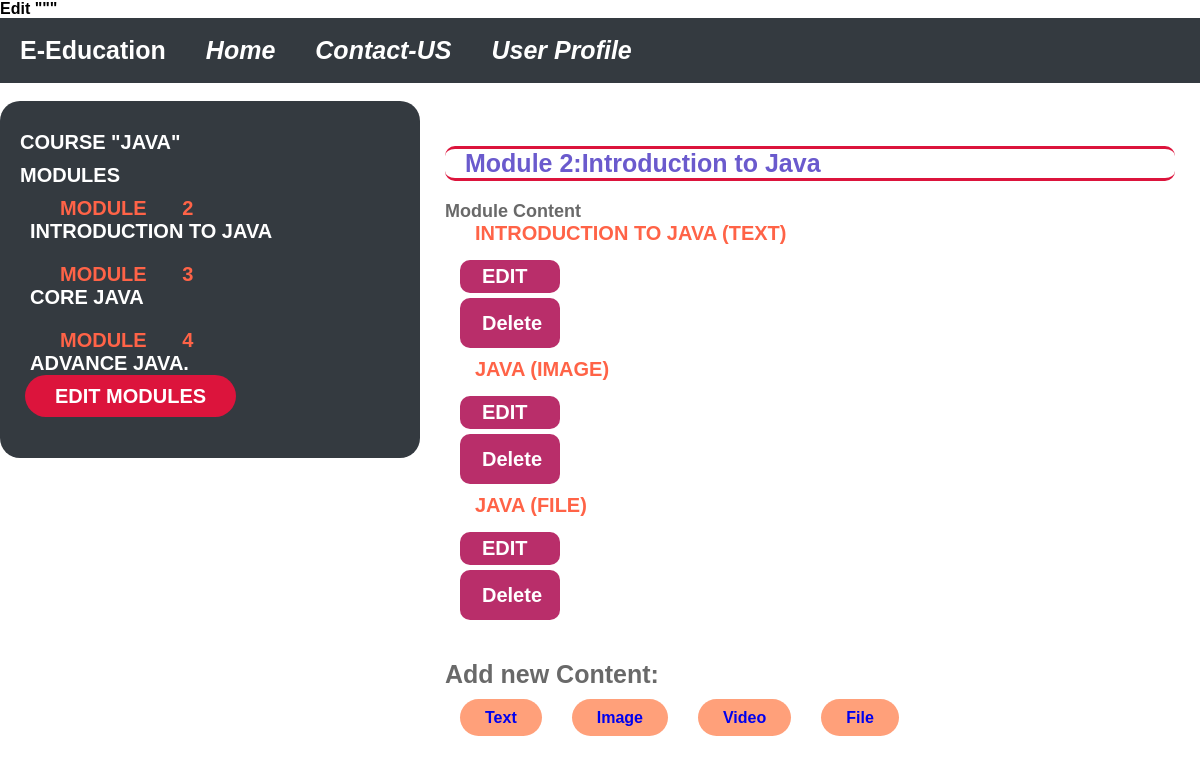
The page /course/module/15/ (signed in) on the database its author committed.
### courses/models.py (models this page shows, shortened)
class Course(models.Model):
	owner 		=	models.ForeignKey(User,related_name='courses_created',on_delete=models.CASCADE)
	subject 	=	models.ForeignKey(Subject,related_name='courses',on_delete=models.CASCADE)
	title		=	models.CharField(max_length=200)
	slug 		=	models.SlugField(max_length=200,unique=True)
	overview	= 	models.TextField()
	created 	=	models.DateTimeField(auto_now_add=True)
	students 	=	models.ManyToManyField(User,related_name='courses_joined',blank=True)
	class Meta:
		ordering 	=	['-created']

class Module(models.Model):
	course 		=	models.ForeignKey(Course,related_name='modules',on_delete=models.CASCADE)
	title 		=	models.CharField(max_length=200)
	description = 	models.TextField(blank=True)
	order 		=	OrderField(blank=True,for_fields=['course'])
	class Meta:
		ordering = 	['order']

class Content(models.Model):
	module 		 	=	models.ForeignKey(Module,related_name='contents',on_delete=models.CASCADE)
	content_type	=	models.ForeignKey(ContentType,on_delete=models.CASCADE,limit_choices_to={'model__in':('text','video','image','file')})
	object_id 		=	models.PositiveIntegerField()
	item 			=	GenericForeignKey('content_type','object_id')
	order 			=	OrderField(blank=True,for_fields=['module'])
	class Meta:
		ordering = 	['order']

class ItemBase(models.Model):
	owner 			=	models.ForeignKey(User,related_name='%(class)s_related',on_delete=models.CASCADE)
	title 			=	models.CharField(max_length=250)
	created 		=	models.DateTimeField(auto_now_add=True)
	updated 		=	models.DateTimeField(auto_now=True)
	class Meta:
		abstract 	=	True
	def __str__(self):
		return self.title

class Text(ItemBase):
	content 		=	models.TextField()

class Image(ItemBase):
	file 			=	models.FileField(upload_to='images')

class File(ItemBase):
	file 			=	models.FileField(upload_to='files')

### courses/views.py (the view)
# urls.py: path('module/<int:module_id>/',views.ModuleContentListView.as_view(),name='module_content_list'),
class ModuleContentListView(TemplateResponseMixin,View):
	template_name 		= 		'courses/manage/module/content_list.html'
	def get(self,request,module_id):
		module 			=		get_object_or_404(Module,id=module_id,course__owner=request.user)
		return self.render_to_response({'module':module})

### courses/templatetags/course.py (called while the page is built)
@register.filter
def model_name(obj):
	try:
		return obj._meta.model_name
	except AttributeError:
		return None

### courses/templates/courses/manage/module/content_list.html (shortened to what this page needs)
{% extends 'base.html' %}
{% load static %}
{% load crispy_forms_tags %}
{% load course %}
{% block title %}
	Edit "{{course.title}}""
{% endblock %}
{% block content %}
<div class="left">
	<div class="content-item">
  		{% with course=module.course %}
  			<h1>Course "{{course.title}}"</h1>
  				<h3 class="title">Modules</h3>
  				{% for m in course.modules.all %}
  				<li data-id="{{m.id}}" {% if m == module %} class="selected" {% endif %}>
													<a href="{% url 'module_content_list' m.id %}">
														<span>
															Module <span class="order">{{m.order|add:1}}</span>
														</span>
														<br>
														{{m.title}}
													</a>
												</li>
				{% empty %}
												<li><a href="#">No Modules Yet..</a></li>
				{% endfor %}
			<p><a href="{% url 'course_module_update' course.id %}" class="btn">Edit Modules</a></p>
    </div>
  </div>
 <div class="right">
  	<div class="item">
  		<div class="title">
   			<h2><a href="#">Module {{module.order|add:1}}:{{module.title}}</a></h2>
   		</div>
   		<div class="content-item">
			<h6>Module Content</h6>
				{% for content in module.contents.all %}
						{% with item=content.item %}
								<p><a href="#"><span>{{item}} ({{item|model_name}})</span></a></p>
									<div class="bottons">
										<a href="{% url 'module_content_update' module.id item|model_name item.id %}">Edit</a>
												<div class="ecform">
														<form action="{% url 'module_content_delete' content.id %}" method="post">
														<input type="submit" class="dlt" value="Delete">
														</form>
												</div>
									</div>
											{% endwith %}
			{% empty %}
			<h2>This module has no contents yet.</h2>
		</div>
			{% endfor %}
	</div>
	<h4 class="timeline-title"> Add new Content:</h4>
	<div class="add-content">
												<ul>
													<li><a href="{% url 'module_content_create' module.id 'text' %}" class="btn">Text</a></li>
													<li><a href="{% url 'module_content_create' module.id 'image' %}" class="btn">Image</a></li>
													<li><a href="{% url 'module_content_create' module.id 'video' %}" class="btn">Video</a></li>
													<li><a href="{% url 'module_content_create' module.id 'file' %}" class="btn">File</a></li>
												</ul>
	</div>
					{% endwith %}
  </div>
</div>
{% endblock %}

### static/css/main.css (style rules this page uses)
* { margin:0; padding: 0; outline: none; text-decoration: none; box-sizing: border-box; font-family: 'Rubik', sans-serif; font-weight: 700; }
::before,::after { box-sizing: border-box; }
li { list-style-type: none; }
.left { flex: 35%; background-color: #343a40; text-align: left; border-radius: 20px; height: 100%; padding: 20px; }
.right { flex: 65%; background-color: #fff; text-align: left; padding: 20px; }
.item { width: 100%; padding-top: 10px; padding: 5px; }
.content-item li { padding: 10px; }
.content-item li a span { margin-top: 10px; }
.content-item h1, .content-item h3, .content-item a { color: #fff; font-size: 20px; font-weight: bold; text-transform: uppercase; margin-top: 10px; }
.content-item a span { color: #ff6347; font-size: 20px; padding-left: 30px; padding-bottom: 6px; margin-top: 10px; }
.item-content-box .title, .item .title { border-bottom-style: solid; border-top-style: solid; border-bottom-color: #DC143C; border-top-color: #DC143C; border-radius: 10px; margin-top: 20px; margin-bottom: 20px; }
.item-content-box .title h3, .item .title h2 a { color: #6a5acd; font-weight: bold; font-size: 25px; padding-left: 20px; }
.item-content-box .box-content, .item .content-item { margin-top: 15px; }
.item .content-item p a { color: #696969; font-size: 20px; margin-top: 5px; }
.content-details .c-list .title h2, .item .content-item p a span { color: #ff6347; font-size: 20px; }
.content-details .c-list .item h5, .item .content-item h6 { color: #696969; font-size: 18px; }
.content-item .btn, .bottom .btn { background-color: #DC143C; color: white; font-size: 20px; border-radius: 30px; border:none; padding: 10px; margin-top: 10px; margin: 5px; padding-left:30px; padding-right:30px; }
.content-item { margin-bottom: 30px; }
input,text, select,textarea { border-style: solid; border-radius: 20px; border-color: #696969; text-align: center; padding: 5px; height: 50px; align-items: left; width: 70%; }
.bottons { width: 100%; padding: 10px; }
.bottons input, .bottons a { border:none; background-color: #b92e6a; color: #fff; border-radius: 10px; padding: 5px; padding-left: 22px; padding-right: 22px; width: 100px; display: inline-flex; margin-top: 5px; text-align: center; margin-left: 5px; font-size: 20px; font-weight: bolder; }
.add-content { width: 100%; display: flex; }
h4 { color: #696969; font-size: 25px; font-weight: bold; }
.add-content ul { display: inline-flex; padding-top: 20px; list-style-type: none; }
.add-content ul a { border:none; background-color: #ffa07a; border-radius: 30px; padding: 10px; width: 500px; height: 20px; margin:15px; padding-left: 25px; padding-right:25px; }

### rows shown on the page
Course: title "JAVA"
Module: order|add "2", title "INTRODUCTION TO JAVA", title "Introduction to Java"
Module: order|add "3", title "CORE JAVA"
Module: order|add "4", title "ADVANCE JAVA."
Content: item "INTRODUCTION TO JAVA", item|model_name "TEXT"
Content: item "JAVA", item|model_name "IMAGE"
Content: item "JAVA", item|model_name "FILE"
